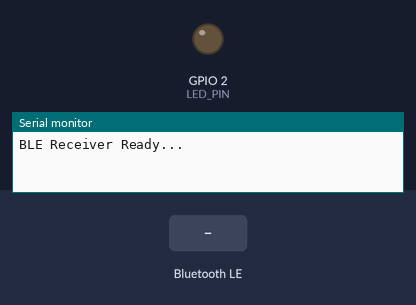
Simulated run of this sketch. Board: ESP32. Shown: output pins drawn as LEDs (lit = HIGH), the last lines printed to the serial monitor. Dashed ring = blinking. The test bench sets the inputs (shaded band). Nothing arrives over Bluetooth unless stated; a phone connects over Bluetooth LE 3 s after start.

Above: at 1.2 s.
1.3 s: Bluetooth LE write "BLINK" received
At 2.1 s:
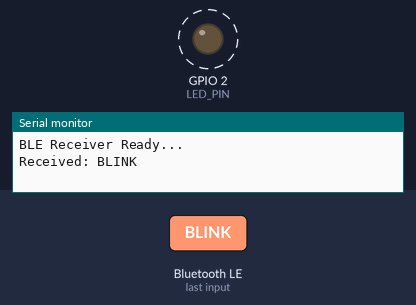
2.8 s: Bluetooth LE write "1" received
Timing chart, 0 to 5.8 s (numbered marks = the images above; inputs shaded):
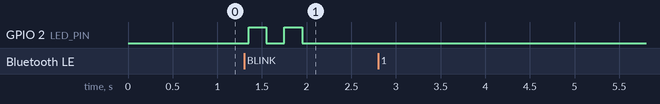

Measured:
- after the input at 1.3 s, GPIO 2 (LED_PIN): alternates HIGH for 0.20 s and LOW for 0.20 s, 4 changes in all, then stays LOW, starting after 0.05 s

The sketch:

receiver.ino
```cpp
#include <BLEDevice.h>
#include <BLEUtils.h>
#include <BLEServer.h>

#define LED_PIN 2

BLEServer* pServer;
BLECharacteristic* pCharacteristic;

class MyServerCallbacks: public BLEServerCallbacks {
  void onDisconnect(BLEServer* pServer) {
    Serial.println("Client disconnected. Restarting advertising...");
    BLEDevice::startAdvertising();
  }
};

class MyCallbacks: public BLECharacteristicCallbacks {
  void onWrite(BLECharacteristic *pChar) {

    String value = pChar->getValue();
    Serial.println("Received: " + value);

    if (value == "BLINK") {
      for (int i = 0; i < 2; i++) {
        digitalWrite(LED_PIN, HIGH);
        delay(200);
        digitalWrite(LED_PIN, LOW);
        delay(200);
      }
    }
  }
};

void setup() {
  Serial.begin(115200);
  pinMode(LED_PIN, OUTPUT);

  BLEDevice::init("ESP32_BLE");

  pServer = BLEDevice::createServer();
  pServer->setCallbacks(new MyServerCallbacks());

  BLEService *pService = pServer->createService("1234");

  pCharacteristic = pService->createCharacteristic(
                      "ABCD",
                      BLECharacteristic::PROPERTY_WRITE |
                      BLECharacteristic::PROPERTY_WRITE_NR
                    );

  pCharacteristic->setCallbacks(new MyCallbacks());

  pService->start();
  BLEDevice::startAdvertising();

  Serial.println("BLE Receiver Ready...");
}

void loop() {}
```
